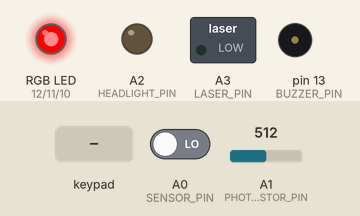
This sketch was run on a simulated Arduino Uno, built with avr-gcc and run on an emulated ATmega328P. Shown: switched loads named in the sketch (green lamp = pin HIGH), an RGB LED mixed from three pins (HIGH = lit), output pins drawn as LEDs (lit = HIGH), buzzer (waves = sounding). The test bench sets the inputs (shaded band); at power-on: A0 (SENSOR_PIN) LOW, A1 (PHOTORESISTOR_PIN) = 512. Dim RGB values are drawn brighter than linear; what the sketch prints to the serial monitor is not drawn.

Above: at 1.2 s.
1.3 s: key '*' pressed
At 2.7 s:
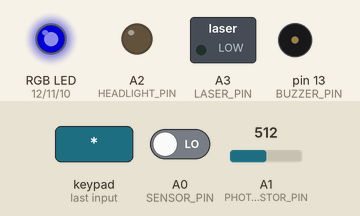
3.0 s: keypad keys 1 5 7 9 pressed 0.4 s apart
At 5.9 s:
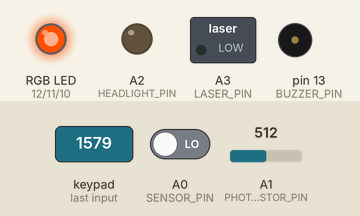
6.1 s: keypad keys 1 5 7 9 # pressed 0.4 s apart
At 8.5 s:
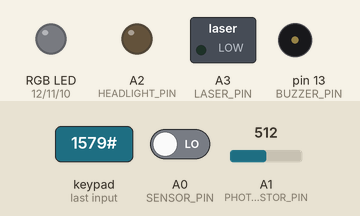
9.6 s: keypad keys 1 5 7 9 * pressed 0.4 s apart
At 11.4 s:
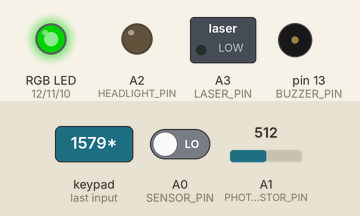
Timing chart, 0 to 15.0 s (numbered marks = the images above; inputs shaded):
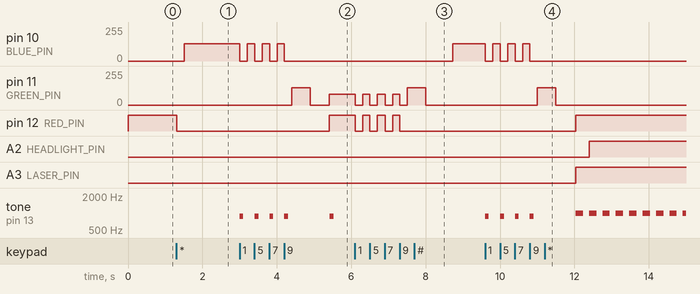

The sketch:

autonamous_vehicle_final_copy.ino
```cpp
#include <Keypad.h>
#include <U8g2lib.h>  // Include file for the U8g2 library.
#include "Wire.h"     // Sometimes required for I2C communications.
// Define keypad size
const byte ROWS = 4;
const byte COLS = 4;

const byte BUZZER_PIN = 13;
const byte LASER_PIN = A3;
// Define the length of the PIN
const byte PIN_LENGTH = 4;

// Initial password
char password[PIN_LENGTH] = { '1', '5', '7', '9' };


// Define what characters will be returned by each button
const char BUTTONS[ROWS][COLS] = {
  { '1', '2', '3', 'A' },
  { '4', '5', '6', 'B' },
  { '7', '8', '9', 'C' },
  { '*', '0', '#', 'D' }
};

// Define row and column pins connected to the keypad
const byte ROW_PINS[ROWS] = { 5, 4, 3, 2 };
const byte COL_PINS[COLS] = { 6, 7, 8, 13 };

// Create the keypad object
Keypad heroKeypad = Keypad(makeKeymap(BUTTONS), ROW_PINS, COL_PINS, ROWS, COLS);

// Define RGB LED pins
const byte RED_PIN = 12;
const byte GREEN_PIN = 11;
const byte BLUE_PIN = 10;
const byte HEADLIGHT_PIN = A2;

// Define the sensor pin
const int SENSOR_PIN = A0;
const int PHOTORESISTOR_PIN = A1;

bool allowed = false;
int wrong = false;

void setup() {
  pinMode(RED_PIN, OUTPUT);
  pinMode(GREEN_PIN, OUTPUT);
  pinMode(BLUE_PIN, OUTPUT);
  pinMode(SENSOR_PIN, INPUT);

  // Display red color initially
  displayColor(128, 0, 0);

  pinMode(BUZZER_PIN, OUTPUT);
  pinMode(LASER_PIN, OUTPUT);

  Serial.begin(9600);
  Serial.println("Press * to set new password or # to access the system.");
}

void loop() {


  if (!allowed) {
    char button_character = heroKeypad.getKey();


    // The '#' button unlocks the console
    if (button_character == '#') {
      giveInputFeedback();
      bool access_allowed = validatePIN();

      if (access_allowed) {
        Serial.println("Welcome, authorized user. You may now begin using the system.");
        allowed = true;
      } else {
        Serial.println("Access Denied.");
        Serial.println("\nPress * to enter new PIN or # to access the system.");
      }
    }

    // The '*' button allows the user to enter a new PIN
    if (button_character == '*') {
      giveInputFeedback();
      bool access_allowed = validatePIN();

      if (access_allowed) {
        displayColor(128, 80, 0);
        Serial.println("Welcome, authorized user. Please enter a new password:");
    tone(BUZZER_PIN, 880, 100);
        for (int i = 0; i < PIN_LENGTH; i++) {
          password[i] = heroKeypad.waitForKey();
          if (i < (PIN_LENGTH - 1)) {
            giveInputFeedback();
            displayColor(128, 80, 0);
          }
          Serial.print("*");
        }

        Serial.println();
        Serial.println("PIN Successfully Changed!");
        giveSuccessFeedback();
      } else {
        Serial.println("Access Denied. Cannot change PIN without entering current PIN first.");
        Serial.println("\nPress * to enter new PIN or # to access the system.");
      }
    }
  }

  if (allowed) {

    int sensorValue = digitalRead(SENSOR_PIN);
    if (sensorValue != HIGH) {
      digitalWrite(LASER_PIN, HIGH);
      displayColor(255, 0, 0); // Red when sensor is HIGH
      tone(BUZZER_PIN, 1000, 200);

      delay(360);
    } else {
      displayColor(0, 255, 0); // Green when sensor is LOW
      digitalWrite(LASER_PIN, LOW);
    }

    if (analogRead(PHOTORESISTOR_PIN) < 700){
      analogWrite(HEADLIGHT_PIN, 1023);
    } else{
      digitalWrite(HEADLIGHT_PIN, LOW);
    }

  }
}

// Validate PIN
bool validatePIN() {
  Serial.println("Enter PIN to continue.");

  for (int i = 0; i < PIN_LENGTH; i++) {
    char button_character = heroKeypad.waitForKey();
  tone(BUZZER_PIN, 880, 100);
    if (password[i] != button_character) {
      wrong = true;
    }
    if (i < (PIN_LENGTH - 1)) {
      giveInputFeedback();
    }
    Serial.print("*");
  }

  if (wrong) {
    giveErrorFeedback();
    Serial.println();
    Serial.print("WRONG PIN: ");
    wrong = false;
    return false;
  } else {
    giveSuccessFeedback();
    Serial.println();
    Serial.println("Device Successfully Unlocked!");
    return true;
  }
}

// Display a color by providing Red, Green and Blue intensities (0-255)
void displayColor(byte red_intensity, byte green_intensity, byte blue_intensity) {
  analogWrite(RED_PIN, red_intensity);
  analogWrite(GREEN_PIN, green_intensity);
  analogWrite(BLUE_PIN, blue_intensity);
}

// Give short beep and blue LED feedback
void giveInputFeedback() {
  displayColor(0, 0, 0);
  delay(200);
  displayColor(0, 0, 128);
}

// Play TADA! sound and display green LED for successful action
void giveSuccessFeedback() {
  displayColor(0, 0, 0);
  delay(200);
  displayColor(0, 128, 0);
  delay(500);
  displayColor(0, 0, 0);
  delay(500);
}

// Play error sound and display red LED for wrong action
void giveErrorFeedback() {
  displayColor(0, 0, 0);
  delay(200);
  displayColor(128, 0, 0);
  delay(500);
}
```

Measured:
- after the input at 1.3 s, pin 10 (BLUE_PIN): 0/255 → 128/255 after 0.21 s; pin 12 (RED_PIN): HIGH → LOW at once
- after the input at 3.0 s, pin 10 (BLUE_PIN): alternates 128/255 for 0.20 s and 0/255 for 0.20 s, 7 changes in all, then stays 0/255, starting at once; pin 11 (GREEN_PIN): 0/255 → 128/255 after 1.4 s, → 0/255 0.50 s later, → 80/255 0.50 s later
- after the input at 6.1 s, pin 10 (BLUE_PIN): 0/255 → 128/255 after 2.6 s; pin 11 (GREEN_PIN): 80/255 → 0/255 at once, → 80/255 0.20 s later, → 0/255 0.20 s later, → 80/255 0.20 s later, … (9 changes in this stretch); pin 12 (RED_PIN): alternates HIGH for 0.20 s and LOW for 0.20 s, 7 changes in all, then stays LOW, starting at once
- after the input at 9.6 s, pin 10 (BLUE_PIN): alternates 128/255 for 0.20 s and 0/255 for 0.20 s, 7 changes in all, then stays 0/255, starting at once; pin 11 (GREEN_PIN): 0/255 → 128/255 after 1.4 s, → 0/255 0.50 s later
